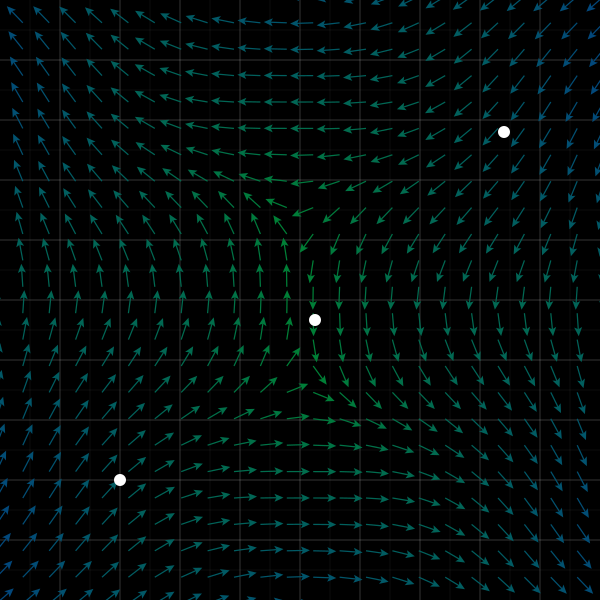

This figure's Python source:
from giraphics.graphing.fancygraph import FancyGraph
import numpy as np

width = 600
height = 600
xlim = 3
ylim = 3

def func(x, y):
    return [y, -x + np.sin(y)]

G = FancyGraph(width, height, xlim, ylim, 'vectorfield_example.svg', origin=[0, 0])
t = np.linspace(-xlim, xlim, 600)
G.bg(colour='black')  # Plots black background
G.grid2(strokewidth=.2, colour="white")
G.VectorFieldFunction(func, tail_length=.4, constLength=True)

G.save()
